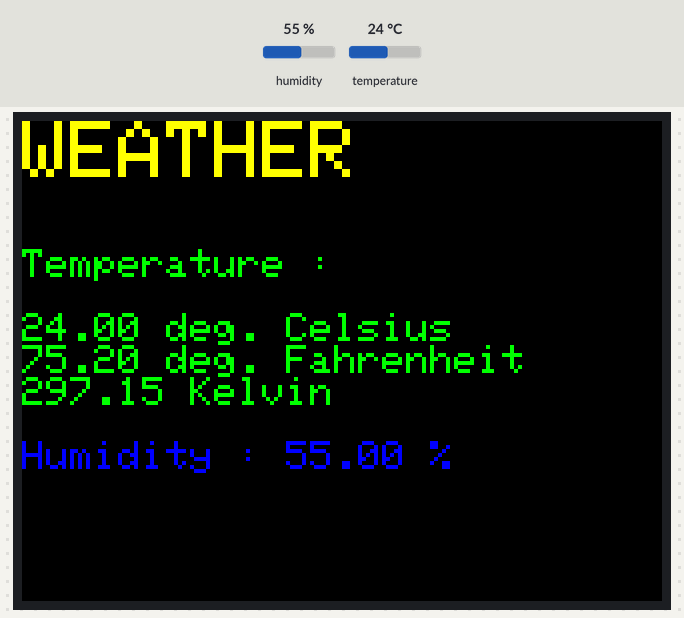
Bench run of a sketch on a simulated Arduino Mega 2560, built with avr-gcc and run on an emulated ATmega2560. Parts: 320×240 colour display. The inputs (shaded band) are chosen by the test bench; at power-on: temperature 24 °C, humidity 55 %. What the sketch prints to the serial monitor is not drawn.

Above: at 6.4 s.
6.5 s: temperature set to 21 °C
At 7.9 s:
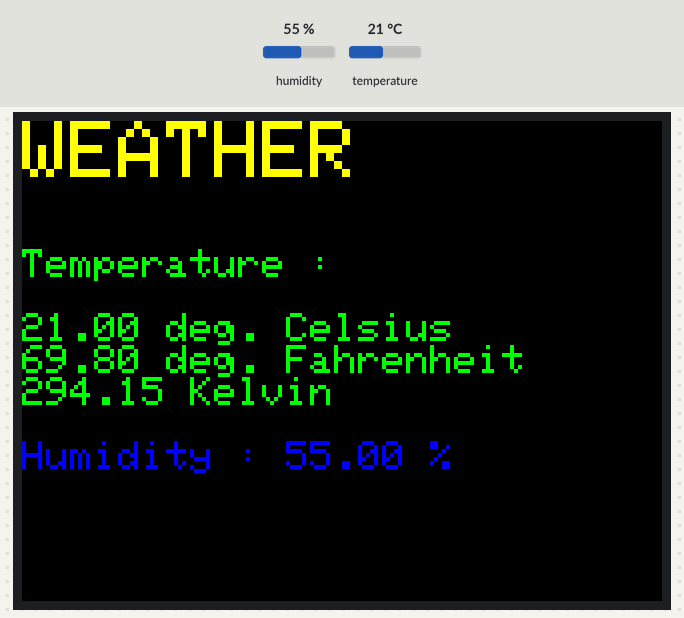
12.5 s: temperature set to 18 °C
At 14.3 s:
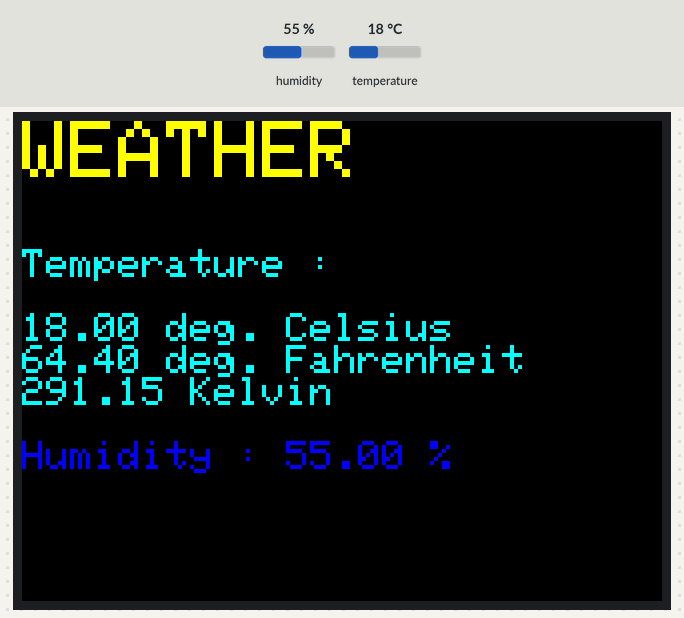
18.5 s: temperature set to 28 °C
At 20.6 s:
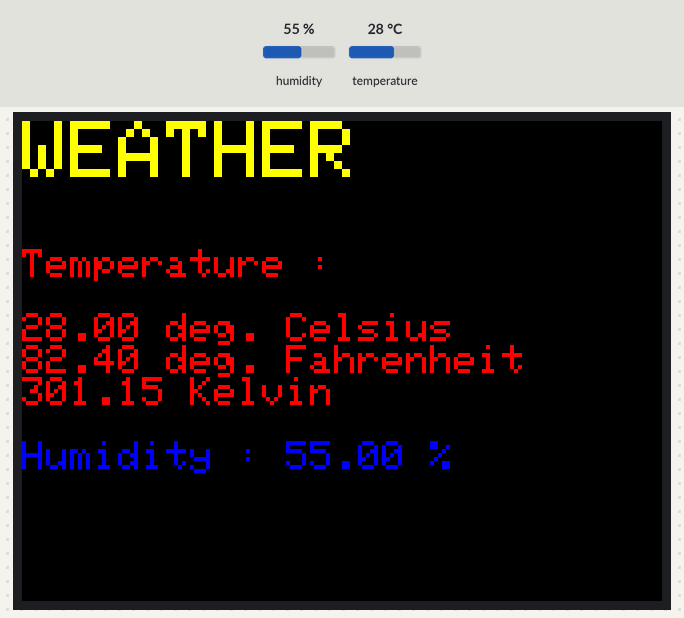
24.5 s: humidity set to 22 %
At 27.0 s:
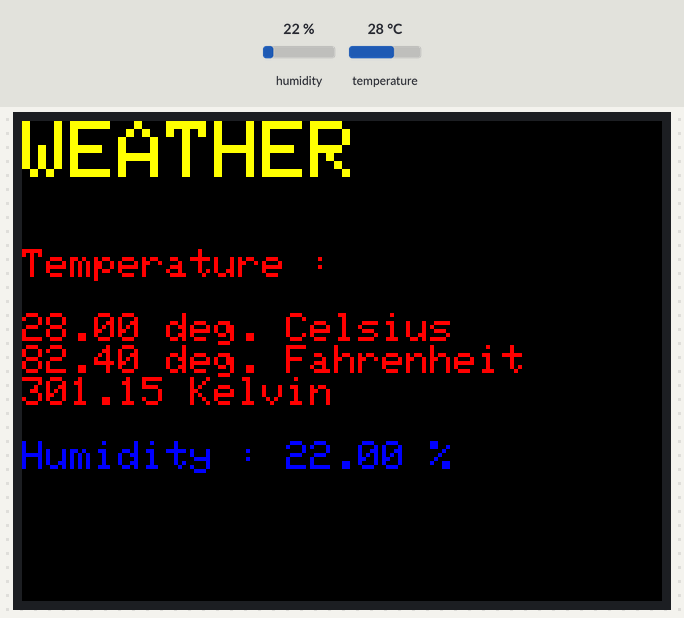
Timing chart, 0 to 28.5 s (numbered marks = the images above; inputs shaded):
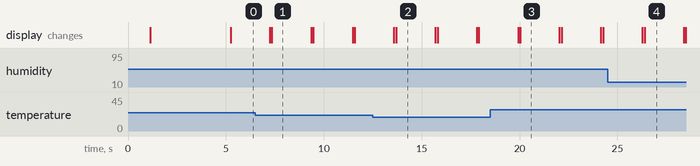

Measured:
- the behaviour switches between 20 and 19 °C on temperature (found by bisection; images 1 and 2)
- after the input at 6.5 s, the display: first differs from a run without the input after 0.85 s (image 1)
- after the input at 12.5 s, the display: first differs from a run without the input after 1.2 s (image 2)
- after the input at 18.5 s, the display: first differs from a run without the input after 1.5 s (image 3)
- after the input at 24.5 s, the display: first differs from a run without the input after 1.9 s (image 4)
- what the display in image 1 shows lasts 2.0 s, from 7.4 s to 9.4 s

The sketch:

tftdht.ino
```cpp
#define LCD_CS A3 // Chip Select goes to Analog 3
#define LCD_CD A2 // Command/Data goes to Analog 2
#define LCD_WR A1 // LCD Write goes to Analog 1
#define LCD_RD A0 // LCD Read goes to Analog 0
#define LCD_RESET A4 // Can alternately just connect to Arduino's reset pin

#include<dht.h>
#include <Wire.h>
#include <SPI.h>          // f.k. for Arduino-1.5.2
#include "Adafruit_GFX.h"// Hardware-specific library
#include <MCUFRIEND_kbv.h>
MCUFRIEND_kbv tft;
//#include <Adafruit_TFTLCD.h>
//Adafruit_TFTLCD tft(LCD_CS, LCD_CD, LCD_WR, LCD_RD, LCD_RESET);

#define dataPin 22
dht DHT ;

// Assign human-readable names to some common 16-bit color values:
#define  BLACK   0x0000
#define BLUE    0x001F
#define RED     0xF800
#define GREEN   0x07E0
#define CYAN    0x07FF
#define MAGENTA 0xF81F
#define YELLOW  0xFFE0
#define WHITE   0xFFFF

void setup(void) {

 Serial.begin(9600);
    uint32_t when = millis();
    //    while (!Serial) ;   //hangs a Leonardo until you connect a Serial
    if (!Serial) delay(5000);           //allow some time for Leonardo
    Serial.println("Serial took " + String((millis() - when)) + "ms to start");
    //    tft.reset();                 //hardware reset
    uint16_t ID = tft.readID(); //
    Serial.print("ID = 0x");
    Serial.println(ID, HEX);
    if (ID == 0xD3D3) ID = 0x9481; // write-only shield
//    ID = 0x9329;                             // force ID
    tft.begin(ID);

   tft.setRotation(1); // Need for the Mega, please changed for your choice or rotation initial

  // *** SPFD5408 change -- End

  progmemPrintln(PSTR("Benchmark                Time (microseconds)"));
 progmemPrint(PSTR("Screen fill              "));
  Serial.println(testFillScreen());
  delay(500);
  //Start up
  tft.fillScreen(BLACK);
  tft.setCursor(0,90);//240 x 320
  tft.setTextColor(RED);  tft.setTextSize(3);
  tft.println("QUARDBAUD ");
  tft.setTextColor(BLUE);
  tft.println(" TECHNOLOGIES");
  tft.setTextSize(2);
  tft.setTextColor(GREEN);
  tft.println("The way to infinity.");
  tft.println("");
 delay(4000);
 tft.fillScreen(BLACK);
  }

void loop(void) {

   tft.setCursor(0,0);
   tft.setRotation(1);
  int readData = DHT.read11(dataPin);
float t = DHT.temperature ;
float h = DHT.humidity ;
tft.setTextSize(4);

tft.setTextColor(YELLOW);
tft.println("WEATHER");
tft.println("");

tft.setTextSize(2);
if(t > 25.0){
tft.setTextColor(RED);
tft.println("Temperature : ");
tft.println("");
tft.print(t);
tft.println(" deg. Celsius");          // In Celsius
tft.print(((9.0/5.0)*t)+32.0);
tft.println(" deg. Fahrenheit");       //In Fahrenheit
tft.print(t+273.15);
tft.println(" Kelvin");          // In Kelvin
tft.println("");
}
if(t <= 25.0 && t >= 20){
tft.setTextColor(GREEN);
tft.println("Temperature : ");
tft.println("");
tft.print(t);
tft.println(" deg. Celsius");          // In Celsius
tft.print(((9.0/5.0)*t)+32.0);
tft.println(" deg. Fahrenheit");       //In Fahrenheit
tft.print(t+273.15);
tft.println(" Kelvin");          // In Kelvin
tft.println("");
}
if(t < 20.0){
tft.setTextColor(CYAN);
tft.println("Temperature : ");
tft.println("");
tft.print(t);
tft.println(" deg. Celsius");          // In Celsius
tft.print(((9.0/5.0)*t)+32.0);
tft.println(" deg. Fahrenheit");       //In Fahrenheit
tft.print(t+273.15);
tft.println(" Kelvin");          // In Kelvin
tft.println("");
}

tft.setTextSize(2);
tft.setTextColor(BLUE);
tft.print("Humidity : ");
tft.print(h);
tft.println(" %");

delay(2000);
 tft.fillScreen(BLACK);
}

unsigned long testFillScreen() {
  unsigned long start = micros();
  tft.fillScreen(MAGENTA);
  tft.fillScreen(RED);
  tft.fillScreen(GREEN);
  tft.fillScreen(BLUE);
  tft.fillScreen(WHITE);
  return micros() - start;
}

// Copy string from flash to serial port
// Source string MUST be inside a PSTR() declaration!
void progmemPrint(const char *str) {
  char c;
  while(c = pgm_read_byte(str++)) Serial.print(c);
}

// Same as above, with trailing newline
void progmemPrintln(const char *str) {
  progmemPrint(str);
  Serial.println();
}
```
